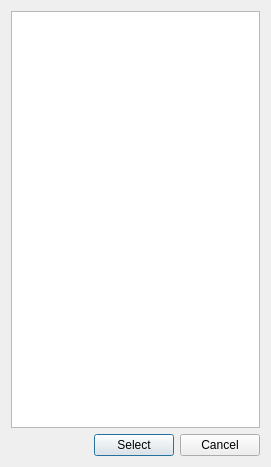
<?xml version="1.0" encoding="UTF-8"?>
<ui version="4.0">
 <class>SelectTileDialog</class>
 <widget class="QDialog" name="SelectTileDialog">
  <property name="geometry">
   <rect>
    <x>0</x>
    <y>0</y>
    <width>271</width>
    <height>467</height>
   </rect>
  </property>
  <property name="windowTitle">
   <string>Select tile</string>
  </property>
  <layout class="QVBoxLayout" name="verticalLayout">
   <item>
    <widget class="QListView" name="mTileLV"/>
   </item>
   <item>
    <layout class="QHBoxLayout" name="horizontalLayout">
     <item>
      <spacer name="horizontalSpacer">
       <property name="orientation">
        <enum>Qt::Horizontal</enum>
       </property>
       <property name="sizeHint" stdset="0">
        <size>
         <width>40</width>
         <height>20</height>
        </size>
       </property>
      </spacer>
     </item>
     <item>
      <widget class="QPushButton" name="mSelectBtn">
       <property name="text">
        <string>Select</string>
       </property>
      </widget>
     </item>
     <item>
      <widget class="QPushButton" name="mCancelBtn">
       <property name="text">
        <string>Cancel</string>
       </property>
      </widget>
     </item>
    </layout>
   </item>
  </layout>
 </widget>
 <resources/>
 <connections>
  <connection>
   <sender>mSelectBtn</sender>
   <signal>pressed()</signal>
   <receiver>SelectTileDialog</receiver>
   <slot>accept()</slot>
   <hints>
    <hint type="sourcelabel">
     <x>394</x>
     <y>423</y>
    </hint>
    <hint type="destinationlabel">
     <x>302</x>
     <y>368</y>
    </hint>
   </hints>
  </connection>
  <connection>
   <sender>mCancelBtn</sender>
   <signal>pressed()</signal>
   <receiver>SelectTileDialog</receiver>
   <slot>reject()</slot>
   <hints>
    <hint type="sourcelabel">
     <x>472</x>
     <y>423</y>
    </hint>
    <hint type="destinationlabel">
     <x>339</x>
     <y>368</y>
    </hint>
   </hints>
  </connection>
 </connections>
</ui>
